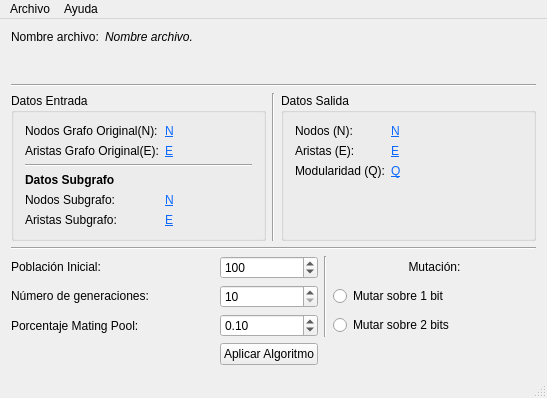
<?xml version="1.0" encoding="UTF-8"?>
<ui version="4.0">
 <class>MainWindow</class>
 <widget class="QMainWindow" name="MainWindow">
  <property name="geometry">
   <rect>
    <x>0</x>
    <y>0</y>
    <width>547</width>
    <height>398</height>
   </rect>
  </property>
  <property name="windowTitle">
   <string>Clustering en redes</string>
  </property>
  <widget class="QWidget" name="centralWidget">
   <layout class="QGridLayout" name="gridLayout_4">
    <item row="5" column="0">
     <widget class="Line" name="line_4">
      <property name="orientation">
       <enum>Qt::Horizontal</enum>
      </property>
     </widget>
    </item>
    <item row="6" column="0">
     <layout class="QGridLayout" name="gridLayout_5">
      <item row="3" column="0">
       <spacer name="horizontalSpacer_2">
        <property name="orientation">
         <enum>Qt::Horizontal</enum>
        </property>
        <property name="sizeHint" stdset="0">
         <size>
          <width>40</width>
          <height>20</height>
         </size>
        </property>
       </spacer>
      </item>
      <item row="1" column="1">
       <widget class="QSpinBox" name="numeroDeGeneraciones">
        <property name="minimum">
         <number>10</number>
        </property>
        <property name="maximum">
         <number>100</number>
        </property>
        <property name="singleStep">
         <number>10</number>
        </property>
       </widget>
      </item>
      <item row="0" column="0">
       <widget class="QLabel" name="label_10">
        <property name="text">
         <string>&lt;html&gt;&lt;head/&gt;&lt;body&gt;&lt;p&gt;Poblaci&amp;oacute;n Inicial:&lt;/p&gt;&lt;/body&gt;&lt;/html&gt;</string>
        </property>
       </widget>
      </item>
      <item row="2" column="3">
       <widget class="QRadioButton" name="mutarDosBit">
        <property name="text">
         <string>Mutar sobre 2 bits</string>
        </property>
        <attribute name="buttonGroup">
         <string notr="true">tipoMutacion</string>
        </attribute>
       </widget>
      </item>
      <item row="0" column="1">
       <widget class="QSpinBox" name="poblacionInicial">
        <property name="minimum">
         <number>1</number>
        </property>
        <property name="maximum">
         <number>500</number>
        </property>
        <property name="singleStep">
         <number>10</number>
        </property>
        <property name="value">
         <number>100</number>
        </property>
       </widget>
      </item>
      <item row="1" column="3">
       <widget class="QRadioButton" name="mutarUnBit">
        <property name="text">
         <string>Mutar sobre 1 bit</string>
        </property>
        <attribute name="buttonGroup">
         <string notr="true">tipoMutacion</string>
        </attribute>
       </widget>
      </item>
      <item row="0" column="3">
       <widget class="QLabel" name="label_13">
        <property name="text">
         <string>&lt;p&gt;Mutaci&amp;oacute;n:&lt;/p&gt;</string>
        </property>
        <property name="alignment">
         <set>Qt::AlignCenter</set>
        </property>
       </widget>
      </item>
      <item row="3" column="1">
       <widget class="QPushButton" name="aplicarAlgoritmo">
        <property name="sizePolicy">
         <sizepolicy hsizetype="Fixed" vsizetype="Fixed">
          <horstretch>0</horstretch>
          <verstretch>0</verstretch>
         </sizepolicy>
        </property>
        <property name="text">
         <string>Aplicar Algoritmo</string>
        </property>
        <property name="flat">
         <bool>false</bool>
        </property>
       </widget>
      </item>
      <item row="2" column="1">
       <widget class="QDoubleSpinBox" name="porcentajeMutacion">
        <property name="minimum">
         <double>0.050000000000000</double>
        </property>
        <property name="maximum">
         <double>1.000000000000000</double>
        </property>
        <property name="singleStep">
         <double>0.050000000000000</double>
        </property>
        <property name="value">
         <double>0.100000000000000</double>
        </property>
       </widget>
      </item>
      <item row="3" column="3">
       <spacer name="horizontalSpacer">
        <property name="orientation">
         <enum>Qt::Horizontal</enum>
        </property>
        <property name="sizeHint" stdset="0">
         <size>
          <width>40</width>
          <height>20</height>
         </size>
        </property>
       </spacer>
      </item>
      <item row="1" column="0">
       <widget class="QLabel" name="label_11">
        <property name="text">
         <string>&lt;html&gt;&lt;head/&gt;&lt;body&gt;&lt;p&gt;N&amp;uacute;mero de generaciones: &lt;/p&gt;&lt;/body&gt;&lt;/html&gt;</string>
        </property>
       </widget>
      </item>
      <item row="2" column="0">
       <widget class="QLabel" name="label_12">
        <property name="text">
         <string>Porcentaje Mating Pool:</string>
        </property>
       </widget>
      </item>
      <item row="0" column="2" rowspan="3">
       <widget class="Line" name="line_5">
        <property name="orientation">
         <enum>Qt::Vertical</enum>
        </property>
       </widget>
      </item>
     </layout>
    </item>
    <item row="0" column="0">
     <layout class="QFormLayout" name="formLayout_4">
      <property name="sizeConstraint">
       <enum>QLayout::SetDefaultConstraint</enum>
      </property>
      <property name="verticalSpacing">
       <number>6</number>
      </property>
      <property name="bottomMargin">
       <number>0</number>
      </property>
      <item row="0" column="0">
       <widget class="QLabel" name="label">
        <property name="text">
         <string>Nombre archivo:</string>
        </property>
       </widget>
      </item>
      <item row="0" column="1">
       <widget class="QLabel" name="nombreArchivo">
        <property name="font">
         <font>
          <italic>true</italic>
         </font>
        </property>
        <property name="text">
         <string>Nombre archivo.</string>
        </property>
       </widget>
      </item>
     </layout>
    </item>
    <item row="2" column="0">
     <layout class="QHBoxLayout" name="horizontalLayout_2">
      <item>
       <widget class="QGroupBox" name="groupBox">
        <property name="title">
         <string>Datos Entrada</string>
        </property>
        <property name="flat">
         <bool>false</bool>
        </property>
        <property name="checkable">
         <bool>false</bool>
        </property>
        <layout class="QGridLayout" name="gridLayout">
         <item row="4" column="1">
          <widget class="QLabel" name="nodosSubgrafo">
           <property name="font">
            <font>
             <weight>50</weight>
             <italic>false</italic>
             <bold>false</bold>
             <underline>true</underline>
            </font>
           </property>
           <property name="styleSheet">
            <string notr="true">font: 11pt &quot;Ubuntu&quot;;
text-decoration: underline;
color: rgb(12, 105, 255)</string>
           </property>
           <property name="text">
            <string>N</string>
           </property>
          </widget>
         </item>
         <item row="1" column="1">
          <widget class="QLabel" name="aristasEntrada">
           <property name="font">
            <font>
             <weight>50</weight>
             <italic>false</italic>
             <bold>false</bold>
             <underline>true</underline>
            </font>
           </property>
           <property name="styleSheet">
            <string notr="true">font: 11pt &quot;Ubuntu&quot;;
text-decoration: underline;
color: rgb(12, 105, 255)</string>
           </property>
           <property name="text">
            <string>E</string>
           </property>
          </widget>
         </item>
         <item row="1" column="0">
          <widget class="QLabel" name="label_4">
           <property name="text">
            <string>Aristas Grafo Original(E):</string>
           </property>
          </widget>
         </item>
         <item row="4" column="0">
          <widget class="QLabel" name="label_5">
           <property name="text">
            <string>Nodos Subgrafo:</string>
           </property>
          </widget>
         </item>
         <item row="3" column="0">
          <widget class="QLabel" name="label_2">
           <property name="font">
            <font>
             <weight>75</weight>
             <bold>true</bold>
            </font>
           </property>
           <property name="text">
            <string>Datos Subgrafo </string>
           </property>
          </widget>
         </item>
         <item row="0" column="0">
          <widget class="QLabel" name="label_3">
           <property name="text">
            <string>Nodos Grafo Original(N):</string>
           </property>
          </widget>
         </item>
         <item row="0" column="1">
          <widget class="QLabel" name="nodosEntrada">
           <property name="font">
            <font>
             <weight>50</weight>
             <italic>false</italic>
             <bold>false</bold>
             <underline>true</underline>
            </font>
           </property>
           <property name="styleSheet">
            <string notr="true">font: 11pt &quot;Ubuntu&quot;;
text-decoration: underline;
color: rgb(12, 105, 255)</string>
           </property>
           <property name="text">
            <string>N</string>
           </property>
          </widget>
         </item>
         <item row="5" column="0">
          <widget class="QLabel" name="label_9">
           <property name="text">
            <string>Aristas Subgrafo:</string>
           </property>
          </widget>
         </item>
         <item row="5" column="1">
          <widget class="QLabel" name="aristasSubgrafo">
           <property name="font">
            <font>
             <weight>50</weight>
             <italic>false</italic>
             <bold>false</bold>
             <underline>true</underline>
            </font>
           </property>
           <property name="styleSheet">
            <string notr="true">font: 11pt &quot;Ubuntu&quot;;
text-decoration: underline;
color: rgb(12, 105, 255)</string>
           </property>
           <property name="text">
            <string>E</string>
           </property>
          </widget>
         </item>
         <item row="2" column="0" colspan="2">
          <widget class="Line" name="line">
           <property name="orientation">
            <enum>Qt::Horizontal</enum>
           </property>
          </widget>
         </item>
        </layout>
       </widget>
      </item>
      <item>
       <widget class="Line" name="line_2">
        <property name="orientation">
         <enum>Qt::Vertical</enum>
        </property>
       </widget>
      </item>
      <item>
       <widget class="QGroupBox" name="groupBox_2">
        <property name="title">
         <string>Datos Salida</string>
        </property>
        <property name="flat">
         <bool>false</bool>
        </property>
        <property name="checkable">
         <bool>false</bool>
        </property>
        <layout class="QGridLayout" name="gridLayout_2">
         <item row="0" column="0">
          <layout class="QFormLayout" name="formLayout_2">
           <item row="0" column="0">
            <widget class="QLabel" name="label_6">
             <property name="text">
              <string>Nodos (N):</string>
             </property>
            </widget>
           </item>
           <item row="1" column="0">
            <widget class="QLabel" name="label_7">
             <property name="text">
              <string>Aristas (E):</string>
             </property>
            </widget>
           </item>
           <item row="2" column="0">
            <widget class="QLabel" name="label_8">
             <property name="text">
              <string>Modularidad (Q):</string>
             </property>
            </widget>
           </item>
           <item row="0" column="1">
            <widget class="QLabel" name="nodosSalida">
             <property name="styleSheet">
              <string notr="true">font: 11pt &quot;Ubuntu&quot;;
text-decoration: underline;
color: rgb(12, 105, 255)</string>
             </property>
             <property name="text">
              <string>N</string>
             </property>
            </widget>
           </item>
           <item row="1" column="1">
            <widget class="QLabel" name="aristasSalida">
             <property name="styleSheet">
              <string notr="true">font: 11pt &quot;Ubuntu&quot;;
text-decoration: underline;
color: rgb(12, 105, 255)</string>
             </property>
             <property name="text">
              <string>E</string>
             </property>
            </widget>
           </item>
           <item row="2" column="1">
            <widget class="QLabel" name="modularidad">
             <property name="styleSheet">
              <string notr="true">font: 11pt &quot;Ubuntu&quot;;
text-decoration: underline;
color: rgb(12, 105, 255)</string>
             </property>
             <property name="text">
              <string>Q</string>
             </property>
            </widget>
           </item>
          </layout>
         </item>
        </layout>
       </widget>
      </item>
     </layout>
    </item>
    <item row="1" column="0">
     <widget class="Line" name="line_3">
      <property name="orientation">
       <enum>Qt::Horizontal</enum>
      </property>
     </widget>
    </item>
   </layout>
  </widget>
  <widget class="QMenuBar" name="menuBar">
   <property name="geometry">
    <rect>
     <x>0</x>
     <y>0</y>
     <width>547</width>
     <height>25</height>
    </rect>
   </property>
   <widget class="QMenu" name="menuArchivo">
    <property name="title">
     <string>Archivo</string>
    </property>
    <addaction name="actionAbrir"/>
    <addaction name="actionGuardar"/>
    <addaction name="separator"/>
    <addaction name="actionSalir"/>
   </widget>
   <widget class="QMenu" name="menuAyuda">
    <property name="title">
     <string>Ayuda</string>
    </property>
    <addaction name="actionAcerca_de"/>
   </widget>
   <addaction name="menuArchivo"/>
   <addaction name="menuAyuda"/>
  </widget>
  <widget class="QStatusBar" name="statusBar"/>
  <action name="actionAbrir">
   <property name="text">
    <string>Abrir</string>
   </property>
   <property name="shortcut">
    <string>A</string>
   </property>
  </action>
  <action name="actionGuardar">
   <property name="text">
    <string>Guardar</string>
   </property>
   <property name="shortcut">
    <string>G</string>
   </property>
  </action>
  <action name="actionSalir">
   <property name="text">
    <string>Salir</string>
   </property>
   <property name="shortcut">
    <string>S</string>
   </property>
  </action>
  <action name="actionAcerca_de">
   <property name="text">
    <string>Acerca de</string>
   </property>
   <property name="shortcut">
    <string>C</string>
   </property>
  </action>
 </widget>
 <layoutdefault spacing="6" margin="11"/>
 <resources/>
 <connections>
  <connection>
   <sender>actionSalir</sender>
   <signal>triggered()</signal>
   <receiver>MainWindow</receiver>
   <slot>close()</slot>
   <hints>
    <hint type="sourcelabel">
     <x>-1</x>
     <y>-1</y>
    </hint>
    <hint type="destinationlabel">
     <x>199</x>
     <y>149</y>
    </hint>
   </hints>
  </connection>
 </connections>
 <buttongroups>
  <buttongroup name="tipoMutacion"/>
 </buttongroups>
</ui>
